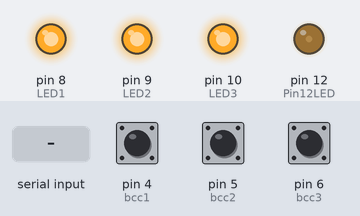
Recording of a sketch running on a simulated Arduino Nano, built with avr-gcc and run on an emulated ATmega328P. On the bench: output pins drawn as LEDs (lit = HIGH). Inputs (shaded band) come from the test bench; at power-on: pin 4 (bcc1) HIGH, pin 5 (bcc2) HIGH, pin 6 (bcc3) HIGH. Pins used as bus, display or sensor lines are not drawn; what the sketch prints to the serial monitor is not drawn.

Above: at 1.28 s.
1.3 s: "ch1:\n" received over the second serial link
4.3 s: pin 4 (bcc1) pulled LOW for 3.2 s
At 5.5 s:
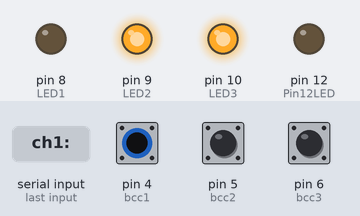
9.0 s: pin 5 (bcc2) pulled LOW for 3.2 s
At 9.3 s:
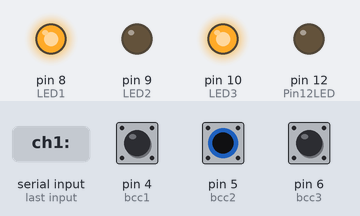
14.2 s: pin 6 (bcc3) pulled LOW for 0.15 s
At 15.9 s:
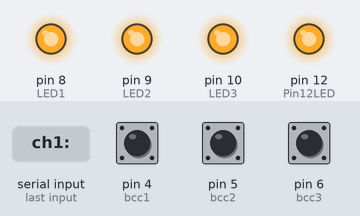
16.2 s: pin 4 (bcc1) pulled LOW for 1 s
At 18.3 s:
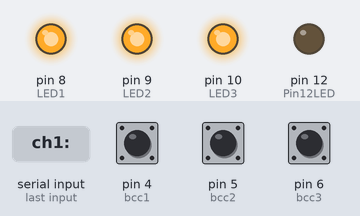
20.2 s: pin 6 (bcc3) pulled LOW for 3.2 s
At 21.1 s:
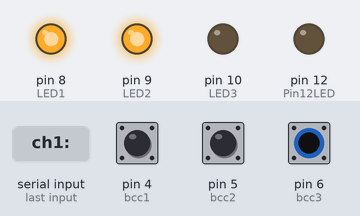
Timing chart, 0 to 73.2 s (numbered marks = the images above; inputs shaded):
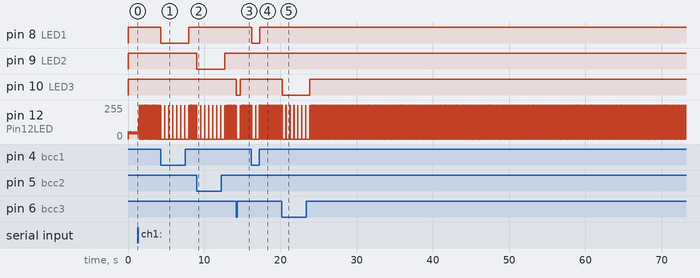

The sketch:

2018pestnewtest_rs485_m.ino
```cpp
//ir沒遮斷 == HIGH
//for arduino nano
#include <SoftwareSerial.h>
#define SSerialRX 0
#define SSerialTX 1
#define SSerialTxControl 3   //RS485 Direction control
#define RS485Transmit HIGH
#define RS485Receive LOW
#define Pin12LED 12
SoftwareSerial RS485Serial(SSerialRX, SSerialTX); // RX, TX
int byteReceived;
int byteSend;

int bcc1 = 4;
int bcc2 = 5;
int bcc3 = 6;
int LED1 = 8;
int LED2 = 9;
int LED3 = 10;
int ch1, ch2, ch3 = 0;
unsigned int t = 500;
unsigned int pestsum = 0;

void setup() {
Serial.begin(9600);
//Serial.println("SerialRemote");  // Can be ignored
pinMode(Pin12LED, OUTPUT);
pinMode(SSerialTxControl, OUTPUT);
digitalWrite(SSerialTxControl, RS485Receive);  // Init Transceiver
// Start the software serial port, to another device
RS485Serial.begin(4800);   // set the data rate

pinMode(bcc1, INPUT_PULLUP);
pinMode(bcc2, INPUT_PULLUP);
pinMode(bcc3, INPUT_PULLUP);
pinMode(LED1, OUTPUT);
pinMode(LED2, OUTPUT);
pinMode(LED3, OUTPUT);

}

void loop() {
  // put your main code here, to run repeatedly:
int mode1, mode2, mode3  ;

if (digitalRead(bcc1) == HIGH)
{
  mode1 = 1;
  digitalWrite(LED1, HIGH);
}
else
{
  mode1 = 0;
  digitalWrite(LED1, LOW);
  ch1++;
  delay(t);
}

if (digitalRead(bcc2) == HIGH)
{
  mode2 = 1;
  digitalWrite(LED2, HIGH);
}
else
{
  mode2 = 0;
  digitalWrite(LED2, LOW);
  ch2++;
  delay(t);
}

if (digitalRead(bcc3) == HIGH)
{
  mode3 = 1;
  digitalWrite(LED3, HIGH);
}
else
{
  mode3 = 0;
  digitalWrite(LED3, LOW);
  ch3++;
  delay(t);
}

pestsum = ch1+ch2+ch3;

//Copy input data to output

//digitalWrite(Pin12LED, HIGH);  // Show activity

byteSend = pestsum;

digitalWrite(Pin12LED, HIGH);  // Show activity
digitalWrite(SSerialTxControl, RS485Transmit);  // Enable RS485 Transmit
RS485Serial.write(byteSend);          // Send byte to Remote Arduino
digitalWrite(Pin12LED, LOW);  // Show activity
delay(10);
digitalWrite(SSerialTxControl, RS485Receive);  // Disable RS485 Transmit

Serial.print("byteSend:");
Serial.println(byteSend);

if (RS485Serial.available())
{
Serial.println("RS485Serial.available!");
digitalWrite(Pin12LED, HIGH);  // Show activity
Serial.print("byteSend:");
Serial.print(byteSend);
Serial.println();
delay(10);
digitalWrite(Pin12LED, LOW);  // Show activity
}

/*Serial.print("ch1:");
Serial.println(ch1);
Serial.print("ch2:");
Serial.println(ch2);
Serial.print("ch3:");
Serial.println(ch3);
Serial.print("pestsum:");
Serial.println(pestsum);
Serial.println("-------------------------");*/

//Serial.print("byteSend:");
//Serial.println(byteSend);
//delay(t);
}
```

Measured:
- after the input at 4.3 s, pin 8 (LED1): HIGH → LOW at once, → HIGH 3.7 s later
- after the input at 9.0 s, pin 9 (LED2): HIGH → LOW after 0.05 s, → HIGH 3.7 s later
- after the input at 14.2 s, pin 10 (LED3): HIGH → LOW at once, → HIGH 0.52 s later
- after the input at 16.2 s, pin 8 (LED1): HIGH → LOW at once, → HIGH 1.0 s later
- after the input at 20.2 s, pin 10 (LED3): HIGH → LOW at once, → HIGH 3.7 s later
